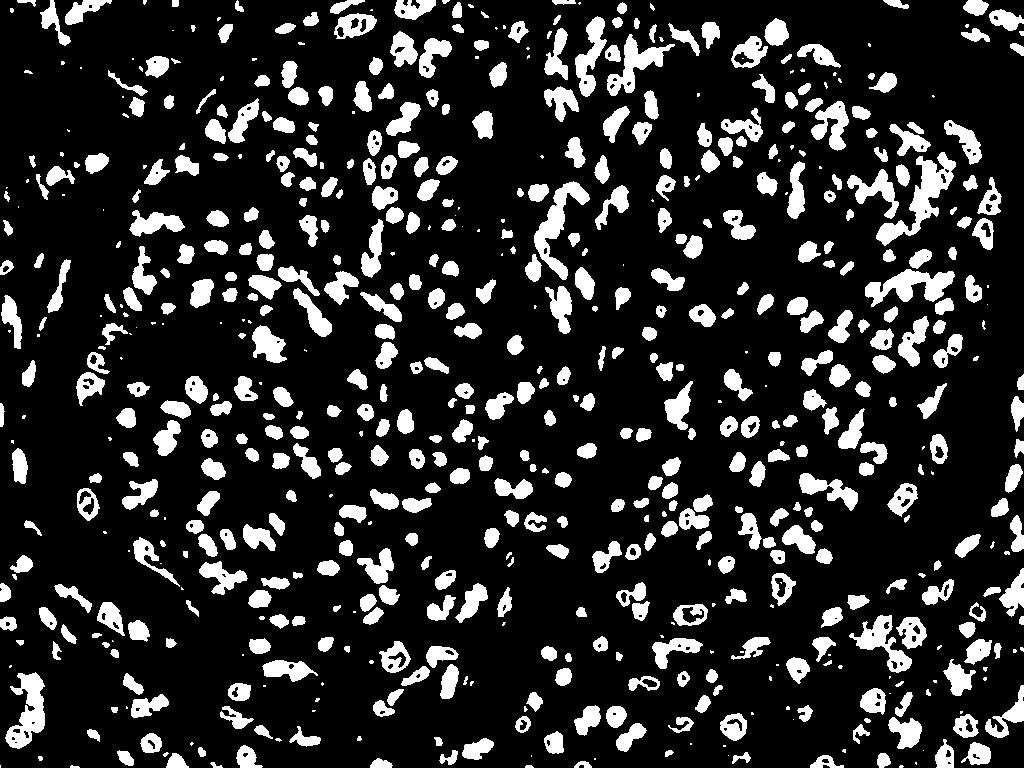
#> input picture image processing/test/test/y.jpg, 1024 x 768 px
$ python watershed.py   (Python 2 division)   (older library calls are emulated)
#> lines starting #> are read from the running program, lines starting #| are printed output that depends on the picture
# -*- coding: utf-8 -*-
"""
Created on Thu Jan 08 17:25:14 2015

@author: gob
"""

import numpy as np
import matplotlib.pyplot as plt
from scipy import ndimage
from PIL import Image
from skimage.morphology import watershed
from skimage.feature import peak_local_max


# Generate an initial image with two overlapping circles
x, y = np.indices((80, 80))
x1, y1, x2, y2 = 28, 28, 44, 52
r1, r2 = 16, 20
mask_circle1 = (x - x1)**2 + (y - y1)**2 < r1**2
mask_circle2 = (x - x2)**2 + (y - y2)**2 < r2**2
image = np.array(Image.open("y.jpg")) #np.logical_or(mask_circle1, mask_circle2)
#> image is the input picture: shape (768, 1024); min 0, max 255, mean 44.2

#C:/Users/gob/Documents/GitHub/Python/image processing/

# Now we want to separate the two objects in image
# Generate the markers as local maxima of the distance to the background
distance = ndimage.distance_transform_edt(image)
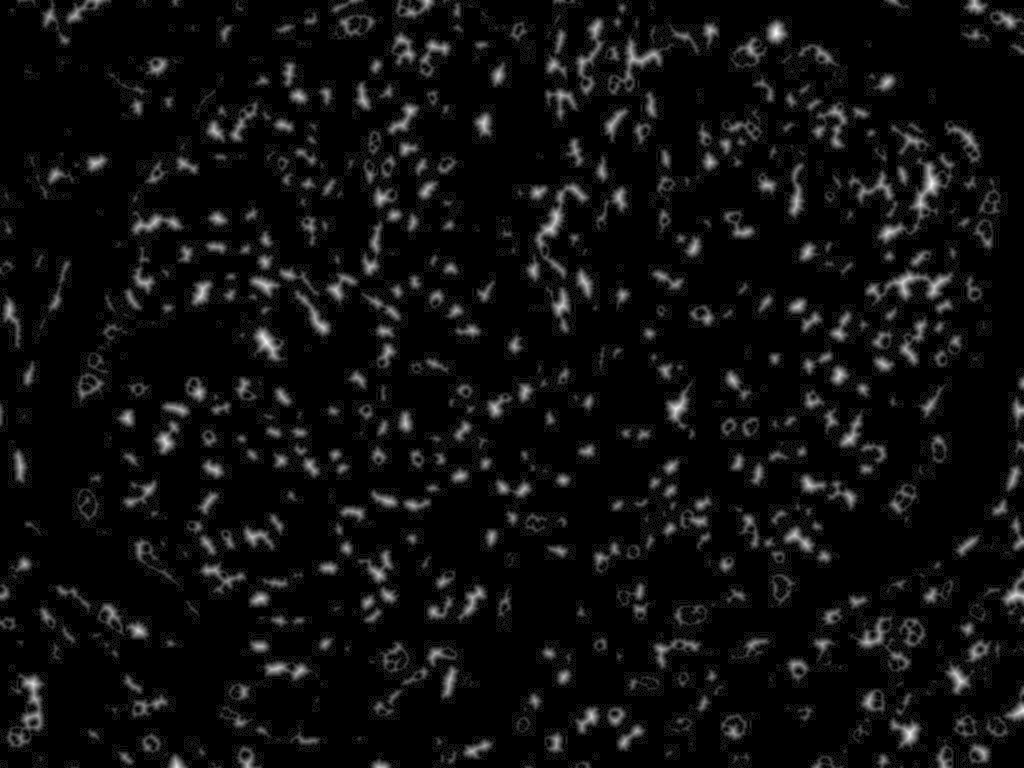
#> distance: shape (768, 1024) float64; min 0, max 11.4, mean 0.642; drawn with min black and max white
local_maxi = peak_local_max(distance, indices=False, footprint=np.ones((3, 3)),
                            labels=image)
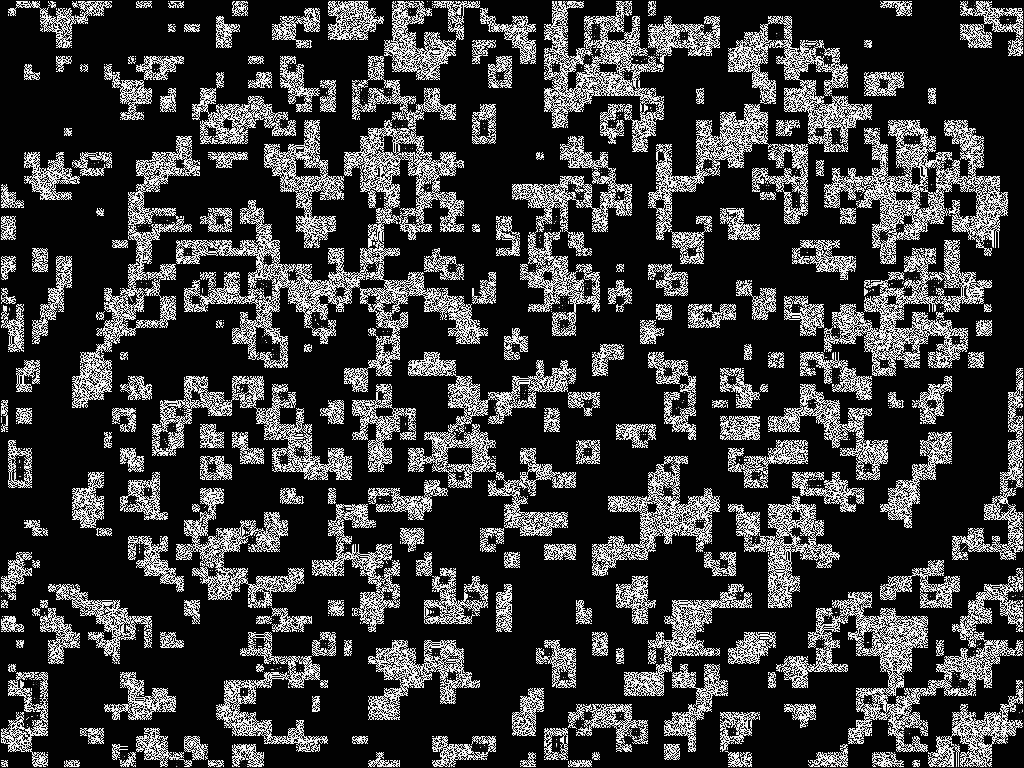
#> local_maxi: shape (768, 1024) bool; 22.6% white in thin lines or dots
markers = ndimage.label(local_maxi)[0]
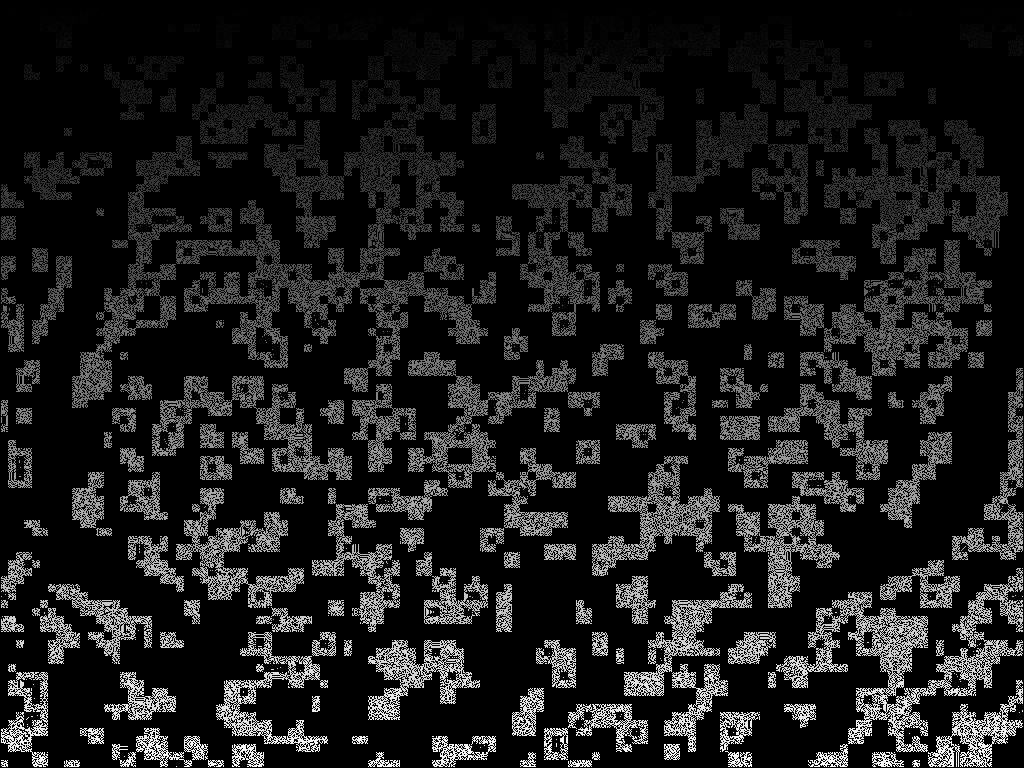
#> markers: shape (768, 1024) int32; min 0, max 18845, mean 2092.6; drawn with min black and max white
labels = watershed(-distance, markers, mask=image)
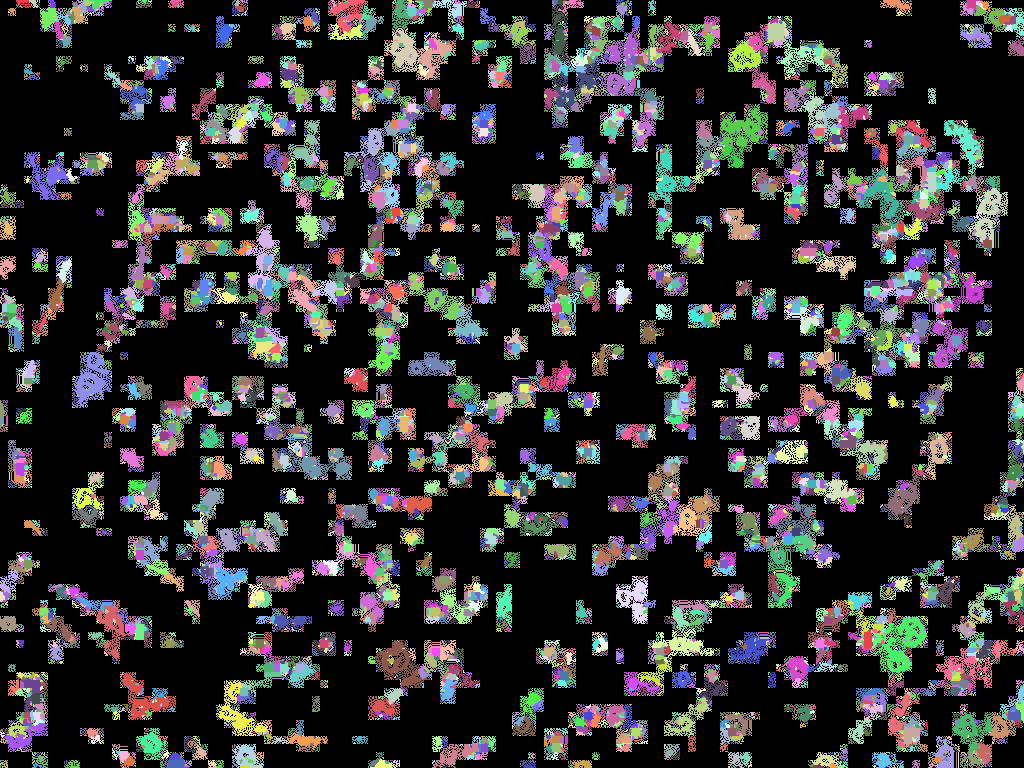
#> labels: shape (768, 1024) int32; 18846 distinct labels, from 0 to 18845; one colour per label, 0 black

fig, axes = plt.subplots(ncols=3, figsize=(8, 2.7))
ax0, ax1, ax2 = axes

ax0.imshow(image, cmap=plt.cm.gray, interpolation='nearest')
ax0.set_title('Overlapping objects')
ax1.imshow(-distance, cmap=plt.cm.jet, interpolation='nearest')
ax1.set_title('Distances')
ax2.imshow(labels, cmap=plt.cm.spectral, interpolation='nearest')
ax2.set_title('Separated objects')


print labels
#> (printed output is left out)

for ax in axes:
    ax.axis('off')

fig.subplots_adjust(hspace=0.01, wspace=0.01, top=1, bottom=0, left=0,
                    right=1)

#> (the run stopped early here; a loop or call above may not have finished)
